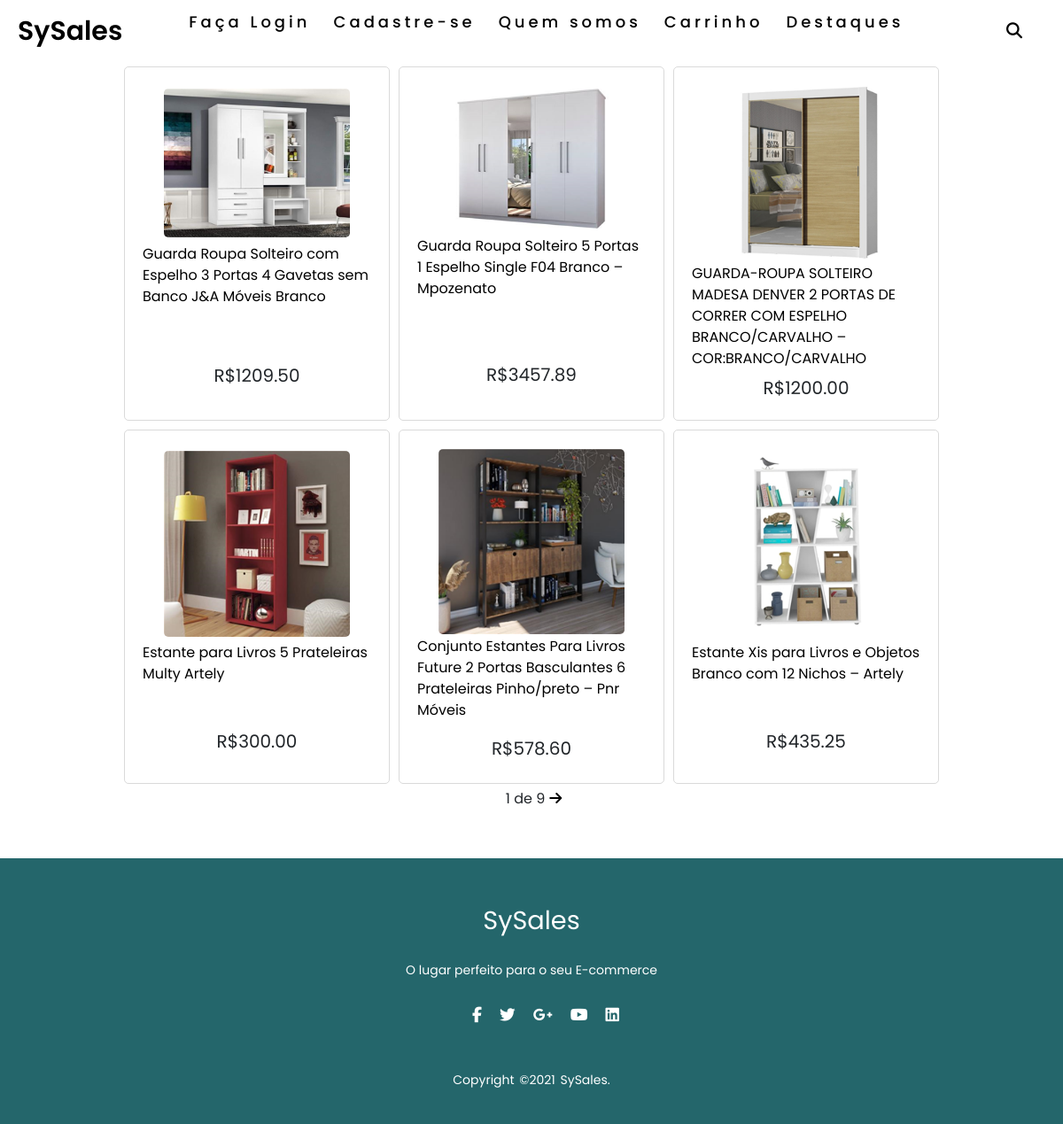
/produtos/list/, run on the app's committed database.
### produtos/models.py (models this page shows, shortened)
class Produto(models.Model):
    nome                    = models.CharField(max_length=256)
    descricao               = models.TextField()
    preco                   = models.DecimalField(max_digits=12, decimal_places=2)
    imagem                  = models.FileField(upload_to='media')
    categoria               = models.ForeignKey(Categorias, on_delete=models.CASCADE, related_name='produtos')
    tags                    = models.ManyToManyField(Tag, related_name='produtos')
    data_criacao            = models.DateField(auto_now_add=True)
    visualizacoes           = models.IntegerField()
    vendas                  = models.IntegerField()
    is_disponivel           = models.BooleanField(default=True)
    estoque                 = models.IntegerField(default=0)
    objects = models.Manager()

### produtos/views.py (the view)
# urls.py: path('list/', retorna_produtos, name='list'),
def retorna_produtos(request):
    if request.method == 'POST':
        return search(request)
    else:
        form = SearchForm()
    dados = Produto.objects.all()
    paginacao = Paginator(dados, 6)
    pagina = request.GET.get('pagina')
    dados = paginacao.get_page(pagina)
    return render(request, 'produtos/produtos.html', {'dados':dados, 'form': form})

### templates/produtos/produtos.html (shortened to what this page needs)
{% extends 'index.html' %}
{% load static %}
{% block content %}
<link rel="stylesheet" href="{% static 'css/style-produtos.css' %}">
<section class="catalogo">
    {% for i in dados %}
        <div class="grid_produto">
            <div class="foto_produto"><img src="{{i.imagem.url}}" alt="Foto de {{i.nome}}"></div>
            <div class="nome_produto"><a href="{% url 'produtos:detalhes_produto' pk=i.id %}">{{i.nome}}</a></div>
            <div class="preco_produto">R${{i.preco}}</div>
        </div>
    {% endfor %}
</section>
<section class="paginacao">
    <span class="buttons-paginacao">
        {% if dados.paginator.num_pages %}
        <span class="atual">
            {{ dados.number }} de {{ dados.paginator.num_pages }}
        </span>
        {% endif %}
        {% if dados.has_next %}
            <a href="?pagina={{ dados.next_page_number }}&search={{search}}"><i class="fas fa-arrow-right"></i></a>
        {% endif %}
    </span>
</section>
<footer>
    <link rel="stylesheet" href="{% static 'css/style-footer.css' %}">
    <h3>SySales</h3>
    <p>O lugar perfeito para o seu E-commerce</p>
    <ul class="socials">
        <li><a href="#"><i class="fa fa-facebook"></i></a></li>
        <li><a href="#"><i class="fa fa-twitter"></i></a></li>
        <li><a href="#"><i class="fa fa-google-plus"></i></a></li>
        <li><a href="#"><i class="fa fa-youtube"></i></a></li>
        <li><a href="#"><i class="fa fa-linkedin-square"></i></a></li>
    </ul>
    <div class="footer-bottom">
        <p>copyright &copy;2021 SySales.</p>
    </div>
</footer>
{% endblock %}

### templates/index.html (shortened to what this page needs)
{% load static %}
<!DOCTYPE html>
<html lang="pt-br">
<head>
    <link href="https://getbootstrap.com/docs/5.0/dist/css/bootstrap.min.css" rel="stylesheet">
    <link rel="stylesheet" href="https://cdn.jsdelivr.net/npm/glider-js@1/glider.min.css">
    <link rel="stylesheet" href="https://cdnjs.cloudflare.com/ajax/libs/font-awesome/4.7.0/css/font-awesome.min.css">
    <link rel="stylesheet" href="{% static 'css/style.css' %}">
</head>
<body>
    <header>
      {% include 'snippets/nav-bar.html' %}
    </header>
    <main>
        {% block content %}
        {% endblock %}
    </main>
</body>
</html>

### templates/snippets/nav-bar.html (shortened to what this page needs)
{% load crispy_forms_tags %}
{% load static %}
{% block navbar %}
<link rel="stylesheet" href="{% static 'css/style-nav.css' %}">
<div class="wrapper">
  <nav>
      <div class="content">
      <div class="logo"><a href="{% url 'home' %}">SySales</a></div>
        <ul class="links">
          <li>
            {% if user.is_authenticated %}
            <li>
                <a href="#" class="desktop-link">Olá, {{user.nome_usuario}}!</a>
                <input type="checkbox" id="show-features">
                <label for="show-features">Olá, {{user.nome_usuario}}!</label>
                <ul>
                  <li><a href="{% url 'users:retorna_perfil' %}">Meu perfil</a></li>
                  <li><a href="{% url 'users:cadastrar_endereco' %}">Cadastre um Endereço</a></li>
                  {% if user.is_superuser %}
                        <li><a href="/admin">Cadastrar produtos</a></li>
                    {% endif %}
                  <li><a href="{% url 'logout' %}">Sair</a></li>
                </ul>
              </li>
            {% else %}
              <li>
                  <a href="{% url 'login' %}">Faça Login</a>
              </li>
              <li>
                  <a href="{% url 'users:cadastrar' %}">Cadastre-se</a>
              </li>
            {% endif %}
            <li><a href="https://github.com/FarinhaProgrammer/G2-E-Commerce#readme">Quem somos</a></li>
            <li><a href="{% url 'carrinho:retrieve' %}">Carrinho</a></li>
          <li>
            <a href="#" class="desktop-link">Destaques</a>
          </li>
        </ul>
      </div>
      <label for="show-search" class="search-icon"><i class="fas fa-search"></i></label>
  </nav>
</div>
{% endblock %}

### static/css/style.css (style rules this page uses)
:root { --font:Ubuntu,sans-serif;--preto:#1a1a1a }
* { padding:0;margin:0 }
a { text-decoration:none;color:#fff }
body { background-color:#FFF;overflow-x:hidden }

### static/css/style-nav.css (style rules this page uses)
:root { --corprimaria:#37a4ac; --corsecundaria:#80e8f0; --corbackground:#FFF; --corfont:#000 }
* { margin:0; padding:0; box-sizing:border-box; text-decoration:none; font-family:'Poppins',sans-serif }
a { text-decoration:none; height:100% }
.wrapper { background:#FFF; margin:0 auto; z-index:1 }
.wrapper nav { margin:0 auto; background:#FFF; display:flex; margin:0 auto; height:70px; align-items:center; justify-content:space-between }
nav .content { display:flex; align-items:center }
nav .content .links { margin-left:80px; display:flex }
.content .logo a { color:var(--corFont); font-size:30px; font-weight:600 }
.content .links li { list-style:none; line-height:70px }
.links li a { padding:5px; display:inline-block; color:var(--corPrimaria); text-decoration:none; font-size:26px; letter-spacing:4px }
.links li a::after { content:''; display:block; width:0; height:2px; background:var(--corSecundaria); transition:width .2s; margin-top:2px }
.content .links li a,.content .links li label { color:var(--corFont); font-size:18px; font-weight:500; padding:9px 17px; border-radius:5px; transition:all .3s ease }
.wrapper .search-icon,.wrapper .menu-icon { color:#000; font-size:18px; cursor:pointer; line-height:70px; width:70px; text-align:center }
@media screen and (max-width: 1250px) { .wrapper nav { max-width:100%; padding:0 20px } }
@media screen and (max-width: 1250px) { nav .content .links { margin-left:30px } }
@media screen and (max-width: 1250px) { .content .links li a { padding:8px 13px } }

### static/css/style-produtos.css (style rules this page uses)
:root { --font: "Ubuntu", sans-serif; --preto: #1a1a1a; }
.catalogo { display: flex; flex-wrap: wrap; align-items: center; justify-content: center; font-family: var(--font); }
.grid_produto { background: #FFFFFF; display: grid; place-items: center; height: 400px; width: 25vw; padding: 20px; margin: 5px; grid-template-areas: "foto" "foto" "foto" "foto" "nome" "nome" "nome" "nome" "preco" "preco" "preco" "preco"; border: 1px solid rgb(218, 218, 218); border-radius: 5px; }
.foto_produto img { max-width: 210px; max-height: 210px; border-radius: 5px; grid-area: foto; }
.nome_produto a { margin: 0 auto; font-size: 16px; text-decoration: none; color: black; grid-area: nome; margin-bottom: 30px; text-align: center; }
.preco_produto { font-size: 20px; grid-area: preco; position: relative; text-align: left; }
.paginacao { margin-bottom: 20px; display: flex; margin: 0 auto; justify-content: center; align-items: center; }
.buttons-paginacao { position: relative; display: flex; justify-content: center; align-items: center; }
.buttons-paginacao a { color: black; }
.buttons-paginacao .atual { margin-left: 5px; margin-right: 5px; }

### static/css/style-footer.css (style rules this page uses)
* { margin: 0; padding: 0; box-sizing: border-box; }
:root { --corPrimaria: #24666b; --corSecundaria: #184e52; --corBackground: #FFFFFF; --corFont: black; }
footer { margin-top: 55px; background: var(--corPrimaria); height: 300px; font-family: "Open Sans"; padding-top: 40px; color: #fff; display: flex; align-items: center; justify-content: center; flex-direction: column; text-align: center; }
footer h3 { font-size: 1.8rem; font-weight: 400; text-transform: capitalize; line-height: 3rem; }
footer p { max-width: 500px; margin: 10px auto; line-height: 28px; font-size: 14px; }
.socials { list-style: none; display: flex; align-items: center; justify-content: center; margin: 1rem 0 1rem 0; }
.socials li { margin: 0 10px; }
.socials a { text-decoration: none; color: #fff; }
.socials a i { font-size: 1.1rem; transition: color .4s ease; }
.footer-bottom { background: var(--corPrimaria); width: 100vw; padding: 20px 0; text-align: center; }
.footer-bottom p { font-size: 14px; word-spacing: 2px; text-transform: capitalize; }

### data on the page
Produto: imagem (picture), nome "Guarda Roupa Solteiro com Espelho 3 Portas 4 Gavetas sem Banco J&A Móveis Branco", preco "1209.50"
Produto: imagem (picture), nome "Guarda Roupa Solteiro 5 Portas 1 Espelho Single F04 Branco – Mpozenato", preco "3457.89"
Produto: imagem (picture), nome "GUARDA-ROUPA SOLTEIRO MADESA DENVER 2 PORTAS DE CORRER COM ESPELHO BRANCO/CARVALHO – COR:BRANCO/CARVALHO", preco "1200.00"
Produto: imagem (picture), nome "Estante para Livros 5 Prateleiras Multy Artely", preco "300.00"
Produto: imagem (picture), nome "Conjunto Estantes Para Livros Future 2 Portas Basculantes 6 Prateleiras Pinho/preto – Pnr Móveis", preco "578.60"
Produto: imagem (picture), nome "Estante Xis para Livros e Objetos Branco com 12 Nichos – Artely", preco "435.25"

### other printed values
{{ dados.number }} "1"
{{ dados.paginator.num_pages }} "9"
